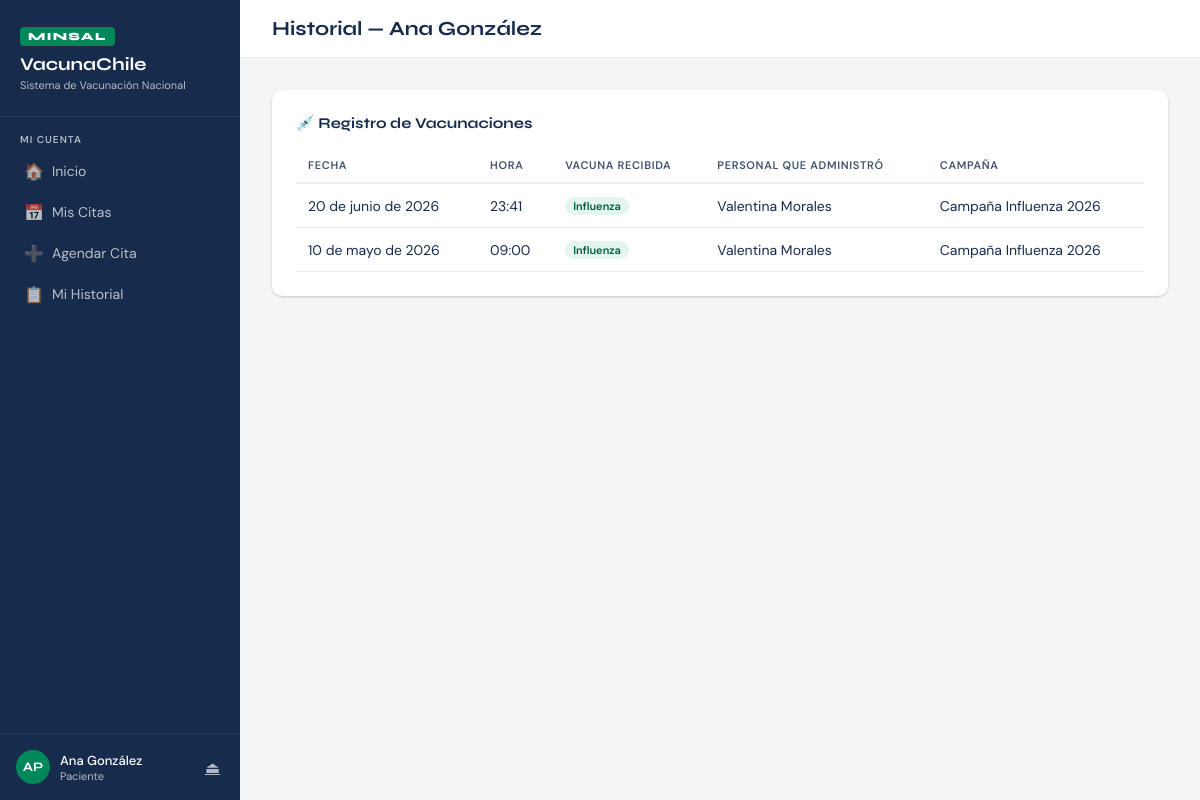
Screenshot of /historial/ (signed in) with the database file from the repository.
### vacunacion/models.py (models this page shows, shortened)
class Usuario(AbstractUser):
    ROLES = [
        ('paciente', 'Paciente'),
        ('personal_salud', 'Personal de Salud'),
        ('personal_minsal', 'Personal MINSAL'),
    ]
    rol = models.CharField(max_length=20, choices=ROLES, default='paciente')
    rut = models.CharField(max_length=12, unique=True, null=True, blank=True)

class Paciente(models.Model):
    usuario = models.OneToOneField(Usuario, on_delete=models.CASCADE, related_name='paciente')
    rut = models.CharField(max_length=12, unique=True)
    nombre = models.CharField(max_length=100)
    fechaNacimiento = models.DateField()
    campanas = models.ManyToManyField(Campana, blank=True, related_name='pacientes')
    grupos_riesgo = models.ManyToManyField(GrupoRiesgo, blank=True, related_name='pacientes')
    def obtenerHistorial(self):
        return Vacunacion.objects.filter(paciente=self)

class Vacunacion(models.Model):
    idVacunacion = models.AutoField(primary_key=True)
    paciente = models.ForeignKey(Paciente, on_delete=models.CASCADE, related_name='vacunaciones')
    personal_salud = models.ForeignKey(PersonalSalud, on_delete=models.SET_NULL, null=True, related_name='vacunaciones')
    vacuna = models.ForeignKey(Vacuna, on_delete=models.CASCADE, related_name='vacunaciones')
    cita = models.OneToOneField(Cita, on_delete=models.SET_NULL, null=True, blank=True, related_name='vacunacion')
    campana = models.ForeignKey(Campana, on_delete=models.SET_NULL, null=True, blank=True, related_name='vacunaciones')
    fecha = models.DateField()
    hora = models.TimeField()
    def obtenerVacunaRecibida(self):
        return self.vacuna.nombre
    class Meta:
        verbose_name = "Vacunacion"
        verbose_name_plural = "Vacunaciones"

class Vacuna(models.Model):
    idTipo = models.AutoField(primary_key=True)
    nombre = models.CharField(max_length=100)

class PersonalSalud(models.Model):
    usuario = models.OneToOneField(Usuario, on_delete=models.CASCADE, related_name='personal_salud')
    rut = models.CharField(max_length=12, unique=True)
    nombre = models.CharField(max_length=100)
    rol = models.CharField(max_length=80)
    class Meta:
        verbose_name = "Personal de Salud"
        verbose_name_plural = "Personal de Salud"

class Campana(models.Model):
    idCampana = models.AutoField(primary_key=True)
    nombre = models.CharField(max_length=150)
    fechaInicio = models.DateField()
    fechaTermino = models.DateField()
    grupos_riesgo = models.ManyToManyField(GrupoRiesgo, blank=True, related_name='campanas')
    gestionada_por = models.ForeignKey(
        PersonalMinsal, on_delete=models.SET_NULL, null=True, related_name='campanas'
    )
    class Meta:
        verbose_name = "Campaña"
        verbose_name_plural = "Campañas"

### vacunacion/views.py (the view)
# urls.py: path('historial/', views.mi_historial, name='mi_historial'),
@login_required
@rol_requerido('paciente')
def mi_historial(request):
    paciente = get_object_or_404(Paciente, usuario=request.user)
    vacunaciones = paciente.obtenerHistorial().select_related('vacuna', 'personal_salud').order_by('-fecha')
    return render(request, 'vacunacion/historial.html', {'vacunaciones': vacunaciones, 'paciente': paciente})

### vacunacion/views.py (called while the page is built)
def rol_requerido(*roles):
    def decorator(view_func):
        @wraps(view_func)
        def _wrapped(request, *args, **kwargs):
            if not request.user.is_authenticated:
                return redirect('login')
            if request.user.rol not in roles and not request.user.is_superuser:
                messages.error(request, "No tienes permiso para acceder a esta sección.")
                return redirect('dashboard')
            return view_func(request, *args, **kwargs)
        return _wrapped
    return decorator

### vacunacion/templates/vacunacion/historial.html (shortened to what this page needs)
{% extends 'vacunacion/base.html' %}
{% block page_title %}Historial — {{ paciente.nombre }}{% endblock %}
{% block content %}
<div class="card">
    <div class="card-title">💉 Registro de Vacunaciones</div>
    {% if vacunaciones %}
    <table>
        <thead>
            <tr><th>Fecha</th><th>Hora</th><th>Vacuna Recibida</th><th>Personal que Administró</th><th>Campaña</th></tr>
        </thead>
        <tbody>
        {% for v in vacunaciones %}
        <tr>
            <td>{{ v.fecha }}</td>
            <td>{{ v.hora }}</td>
            <td><span class="badge badge-green">{{ v.obtenerVacunaRecibida }}</span></td>
            <td>{{ v.personal_salud.nombre|default:"—" }}</td>
            <td>{{ v.campana.nombre|default:"—" }}</td>
        </tr>
        {% endfor %}
        </tbody>
    </table>
    {% else %}
    <div class="empty-state">
        <div class="icon">💉</div>
        <p>Sin vacunaciones registradas.</p>
    </div>
    {% endif %}
</div>
{% endblock %}

### vacunacion/templates/vacunacion/base.html (shortened to what this page needs)
<!DOCTYPE html>
<html lang="es">
<head>
</head>
<body>
{% if user.is_authenticated %}
<aside class="sidebar">
    <div class="sidebar-logo">
        <span class="logo-badge">MINSAL</span>
        <h1>VacunaChile</h1>
        <p>Sistema de Vacunación Nacional</p>
    </div>
    <nav class="sidebar-nav">
        {% if user.rol == 'paciente' %}
        <div class="nav-section">
            <div class="nav-label">Mi Cuenta</div>
            <a href="{% url 'dashboard' %}" class="nav-link">
                <span class="icon">🏠</span> Inicio
            </a>
            <a href="{% url 'mis_citas' %}" class="nav-link">
                <span class="icon">📅</span> Mis Citas
            </a>
            <a href="{% url 'agendar_cita' %}" class="nav-link">
                <span class="icon">➕</span> Agendar Cita
            </a>
            <a href="{% url 'mi_historial' %}" class="nav-link">
                <span class="icon">📋</span> Mi Historial
            </a>
        </div>
        {% endif %}
    </nav>
    <div class="sidebar-footer">
        <div class="user-card">
            <div class="user-avatar">{{ user.get_full_name|first|upper }}{{ user.username|first|upper }}</div>
            <div class="user-info">
                <div class="user-name">{{ user.get_full_name|default:user.username }}</div>
                <div class="user-role">{{ user.get_rol_display }}</div>
            </div>
            <a href="{% url 'logout' %}" class="btn-logout" title="Cerrar sesión">⏏</a>
        </div>
    </div>
</aside>
{% endif %}
<main class="main">
    {% if user.is_authenticated %}
    <div class="topbar">
        <h2 class="page-title">{% block page_title %}Dashboard{% endblock %}</h2>
    </div>
    {% endif %}
    <div class="content">
        {% block content %}{% endblock %}
    </div>
</main>
</body>
</html>

### vacunacion/templates/vacunacion/base.html (style rules this page uses)
:root { --verde: #00875A; --verde-oscuro: #005C3D; --verde-claro: #E3F5EE; --azul: #0052CC; --rojo: #DE350B; --gris-100: #F4F5F7; --gris-200: #EBECF0; --gris-400: #B3BAC5; --gris-700: #42526E; --gris-900: #172B4D; --blanco: #FFFFFF; --sombra: 0 1px 3px rgba(0,0,0,0.12), 0 1px 2px rgba(0,0,0,0.08); --sombra-md: 0 4px 12px rgba(0,0,0,0.10), 0 2px 4px rgba(0,0,0,0.06); }
*, *::before, *::after { box-sizing: border-box; margin: 0; padding: 0; }
body { font-family: 'DM Sans', sans-serif; background: var(--gris-100); color: var(--gris-900); min-height: 100vh; display: flex; }
.sidebar { width: 240px; background: var(--gris-900); min-height: 100vh; position: fixed; top: 0; left: 0; display: flex; flex-direction: column; z-index: 100; }
.sidebar-logo { padding: 24px 20px; border-bottom: 1px solid rgba(255,255,255,0.08); }
.logo-badge { display: inline-block; background: var(--verde); color: white; font-family: 'Syne', sans-serif; font-weight: 800; font-size: 11px; letter-spacing: 0.12em; padding: 3px 8px; border-radius: 4px; margin-bottom: 8px; }
.sidebar-logo h1 { font-family: 'Syne', sans-serif; font-size: 18px; font-weight: 700; color: white; line-height: 1.2; }
.sidebar-logo p { font-size: 11px; color: var(--gris-400); margin-top: 2px; }
.sidebar-nav { padding: 16px 12px; flex: 1; }
.nav-section { margin-bottom: 24px; }
.nav-label { font-size: 10px; font-weight: 600; letter-spacing: 0.1em; color: var(--gris-400); text-transform: uppercase; padding: 0 8px; margin-bottom: 6px; }
.nav-link { display: flex; align-items: center; gap: 10px; padding: 9px 12px; border-radius: 6px; color: rgba(255,255,255,0.7); text-decoration: none; font-size: 14px; font-weight: 400; transition: all 0.15s; margin-bottom: 2px; }
.nav-link .icon { width: 18px; text-align: center; font-size: 16px; }
.sidebar-footer { padding: 16px; border-top: 1px solid rgba(255,255,255,0.08); }
.user-card { display: flex; align-items: center; gap: 10px; }
.user-avatar { width: 34px; height: 34px; border-radius: 50%; background: var(--verde); display: flex; align-items: center; justify-content: center; font-family: 'Syne', sans-serif; font-weight: 700; font-size: 13px; color: white; flex-shrink: 0; }
.user-info { flex: 1; min-width: 0; }
.user-name { font-size: 13px; font-weight: 500; color: white; white-space: nowrap; overflow: hidden; text-overflow: ellipsis; }
.user-role { font-size: 11px; color: var(--gris-400); }
.btn-logout { background: none; border: none; color: var(--gris-400); cursor: pointer; font-size: 16px; padding: 4px; border-radius: 4px; transition: color 0.15s; }
.main { margin-left: 240px; flex: 1; min-height: 100vh; display: flex; flex-direction: column; }
.topbar { background: white; padding: 16px 32px; border-bottom: 1px solid var(--gris-200); display: flex; align-items: center; justify-content: space-between; }
.page-title { font-family: 'Syne', sans-serif; font-size: 20px; font-weight: 700; color: var(--gris-900); }
.content { padding: 32px; flex: 1; }
.card { background: white; border-radius: 10px; box-shadow: var(--sombra); padding: 24px; margin-bottom: 20px; }
.card-title { font-family: 'Syne', sans-serif; font-size: 15px; font-weight: 700; color: var(--gris-900); margin-bottom: 16px; display: flex; align-items: center; gap: 8px; }
table { width: 100%; border-collapse: collapse; }
thead th { text-align: left; font-size: 11px; font-weight: 600; letter-spacing: 0.06em; text-transform: uppercase; color: var(--gris-700); padding: 10px 12px; border-bottom: 2px solid var(--gris-200); }
tbody tr { border-bottom: 1px solid var(--gris-200); transition: background 0.1s; }
tbody td { padding: 12px 12px; font-size: 14px; color: var(--gris-900); }
.badge { display: inline-flex; align-items: center; padding: 2px 8px; border-radius: 20px; font-size: 11px; font-weight: 600; }
.badge-green { background: var(--verde-claro); color: var(--verde-oscuro); }

### rows the page displays
Usuario: get_full_name|first "A", username|first "P", get_full_name "Ana González", rol "Paciente"
Paciente: nombre "Ana González"
Vacunacion: fecha "20 de junio de 2026", hora "23:41", obtenerVacunaRecibida "Influenza", personal_salud.nombre "Valentina Morales", campana.nombre "Campaña Influenza 2026"
Vacunacion: fecha "10 de mayo de 2026", hora "09:00", obtenerVacunaRecibida "Influenza", personal_salud.nombre "Valentina Morales", campana.nombre "Campaña Influenza 2026"
